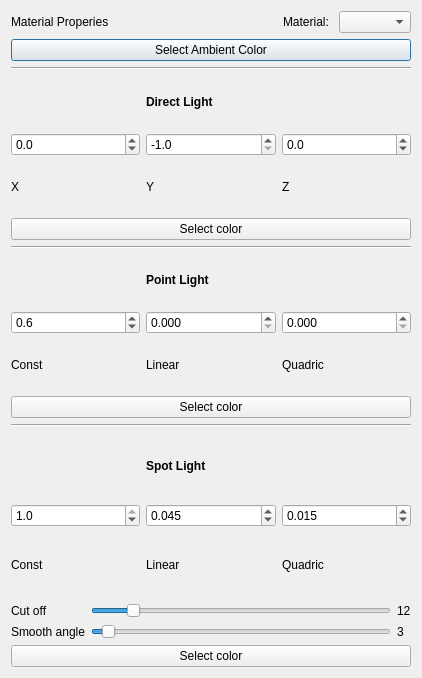
<?xml version="1.0" encoding="UTF-8"?>
<ui version="4.0">
 <class>Dialog</class>
 <widget class="QDialog" name="Dialog">
  <property name="geometry">
   <rect>
    <x>0</x>
    <y>0</y>
    <width>422</width>
    <height>678</height>
   </rect>
  </property>
  <property name="windowTitle">
   <string>Dialog</string>
  </property>
  <layout class="QVBoxLayout" name="verticalLayout_4">
   <item>
    <layout class="QVBoxLayout" name="verticalLayout">
     <property name="sizeConstraint">
      <enum>QLayout::SetMinimumSize</enum>
     </property>
     <item>
      <layout class="QHBoxLayout" name="horizontalLayout">
       <property name="sizeConstraint">
        <enum>QLayout::SetMinimumSize</enum>
       </property>
       <item>
        <widget class="QLabel" name="MaterialPropertiesLabel">
         <property name="sizePolicy">
          <sizepolicy hsizetype="Minimum" vsizetype="Minimum">
           <horstretch>0</horstretch>
           <verstretch>0</verstretch>
          </sizepolicy>
         </property>
         <property name="text">
          <string>Material Properies</string>
         </property>
        </widget>
       </item>
       <item>
        <spacer name="horizontalSpacer">
         <property name="orientation">
          <enum>Qt::Horizontal</enum>
         </property>
         <property name="sizeType">
          <enum>QSizePolicy::Expanding</enum>
         </property>
         <property name="sizeHint" stdset="0">
          <size>
           <width>40</width>
           <height>20</height>
          </size>
         </property>
        </spacer>
       </item>
       <item>
        <widget class="QLabel" name="label_5">
         <property name="text">
          <string>Material: </string>
         </property>
        </widget>
       </item>
       <item>
        <widget class="QComboBox" name="MaterialComboBox"/>
       </item>
      </layout>
     </item>
     <item>
      <widget class="QPushButton" name="AmbientColorButton">
       <property name="text">
        <string>Select Ambient Color</string>
       </property>
      </widget>
     </item>
    </layout>
   </item>
   <item>
    <widget class="Line" name="line_3">
     <property name="orientation">
      <enum>Qt::Horizontal</enum>
     </property>
    </widget>
   </item>
   <item>
    <layout class="QVBoxLayout" name="verticalLayout_2">
     <item>
      <layout class="QGridLayout" name="gridLayout_2">
       <item row="2" column="2">
        <widget class="QLabel" name="label_3">
         <property name="text">
          <string>Z</string>
         </property>
        </widget>
       </item>
       <item row="1" column="0">
        <widget class="QDoubleSpinBox" name="DirLightXSpinBox">
         <property name="decimals">
          <number>1</number>
         </property>
         <property name="minimum">
          <double>-1.000000000000000</double>
         </property>
         <property name="maximum">
          <double>1.000000000000000</double>
         </property>
         <property name="singleStep">
          <double>0.100000000000000</double>
         </property>
        </widget>
       </item>
       <item row="1" column="1">
        <widget class="QDoubleSpinBox" name="DirLightYSpinBox">
         <property name="decimals">
          <number>1</number>
         </property>
         <property name="minimum">
          <double>-1.000000000000000</double>
         </property>
         <property name="maximum">
          <double>1.000000000000000</double>
         </property>
         <property name="singleStep">
          <double>0.100000000000000</double>
         </property>
         <property name="value">
          <double>-1.000000000000000</double>
         </property>
        </widget>
       </item>
       <item row="2" column="0">
        <widget class="QLabel" name="label">
         <property name="text">
          <string>X</string>
         </property>
        </widget>
       </item>
       <item row="1" column="2">
        <widget class="QDoubleSpinBox" name="DirLightZSpinBox">
         <property name="decimals">
          <number>1</number>
         </property>
         <property name="minimum">
          <double>-1.000000000000000</double>
         </property>
         <property name="maximum">
          <double>1.000000000000000</double>
         </property>
         <property name="singleStep">
          <double>0.100000000000000</double>
         </property>
        </widget>
       </item>
       <item row="2" column="1">
        <widget class="QLabel" name="label_2">
         <property name="text">
          <string>Y</string>
         </property>
        </widget>
       </item>
       <item row="0" column="1">
        <widget class="QLabel" name="DirLightLabel">
         <property name="styleSheet">
          <string notr="true">QLabel{
	color : rgb(0, 0, 0);
	font-weight : bold;
}</string>
         </property>
         <property name="text">
          <string>Direct Light</string>
         </property>
        </widget>
       </item>
      </layout>
     </item>
     <item>
      <widget class="QPushButton" name="DirLightColorButton">
       <property name="text">
        <string>Select color</string>
       </property>
      </widget>
     </item>
    </layout>
   </item>
   <item>
    <widget class="Line" name="line_2">
     <property name="orientation">
      <enum>Qt::Horizontal</enum>
     </property>
    </widget>
   </item>
   <item>
    <layout class="QVBoxLayout" name="verticalLayout_3">
     <item>
      <layout class="QGridLayout" name="gridLayout_3">
       <item row="2" column="2">
        <widget class="QLabel" name="label_6">
         <property name="text">
          <string>Quadric</string>
         </property>
        </widget>
       </item>
       <item row="1" column="0">
        <widget class="QDoubleSpinBox" name="PointLightConstSpinBox">
         <property name="decimals">
          <number>1</number>
         </property>
         <property name="minimum">
          <double>0.100000000000000</double>
         </property>
         <property name="maximum">
          <double>1.000000000000000</double>
         </property>
         <property name="singleStep">
          <double>0.100000000000000</double>
         </property>
         <property name="value">
          <double>0.600000000000000</double>
         </property>
        </widget>
       </item>
       <item row="1" column="2">
        <widget class="QDoubleSpinBox" name="PointLightQuadSpinBox">
         <property name="decimals">
          <number>3</number>
         </property>
         <property name="minimum">
          <double>0.000000000000000</double>
         </property>
         <property name="maximum">
          <double>1.000000000000000</double>
         </property>
         <property name="singleStep">
          <double>0.005000000000000</double>
         </property>
         <property name="value">
          <double>0.000000000000000</double>
         </property>
        </widget>
       </item>
       <item row="2" column="0">
        <widget class="QLabel" name="label_7">
         <property name="text">
          <string>Const</string>
         </property>
        </widget>
       </item>
       <item row="1" column="1">
        <widget class="QDoubleSpinBox" name="PointLightLinSpinBox">
         <property name="decimals">
          <number>3</number>
         </property>
         <property name="minimum">
          <double>0.000000000000000</double>
         </property>
         <property name="maximum">
          <double>0.100000000000000</double>
         </property>
         <property name="singleStep">
          <double>0.005000000000000</double>
         </property>
         <property name="value">
          <double>0.000000000000000</double>
         </property>
        </widget>
       </item>
       <item row="2" column="1">
        <widget class="QLabel" name="label_8">
         <property name="text">
          <string>Linear</string>
         </property>
        </widget>
       </item>
       <item row="0" column="1">
        <widget class="QLabel" name="PointLightLabel">
         <property name="styleSheet">
          <string notr="true">QLabel{
	color : rgb(0, 0, 0);
	font-weight : bold;
}</string>
         </property>
         <property name="text">
          <string>Point Light</string>
         </property>
        </widget>
       </item>
      </layout>
     </item>
     <item>
      <widget class="QPushButton" name="PointLightColorButton">
       <property name="text">
        <string>Select color</string>
       </property>
      </widget>
     </item>
    </layout>
   </item>
   <item>
    <widget class="Line" name="line">
     <property name="orientation">
      <enum>Qt::Horizontal</enum>
     </property>
    </widget>
   </item>
   <item>
    <layout class="QGridLayout" name="gridLayout_4">
     <item row="1" column="0">
      <widget class="QDoubleSpinBox" name="SpotLightConstSpinBox">
       <property name="decimals">
        <number>1</number>
       </property>
       <property name="minimum">
        <double>0.100000000000000</double>
       </property>
       <property name="maximum">
        <double>1.000000000000000</double>
       </property>
       <property name="singleStep">
        <double>0.100000000000000</double>
       </property>
       <property name="value">
        <double>1.000000000000000</double>
       </property>
      </widget>
     </item>
     <item row="1" column="2">
      <widget class="QDoubleSpinBox" name="SpotLightQuadSpinBox">
       <property name="decimals">
        <number>3</number>
       </property>
       <property name="minimum">
        <double>0.000000000000000</double>
       </property>
       <property name="maximum">
        <double>1.000000000000000</double>
       </property>
       <property name="singleStep">
        <double>0.005000000000000</double>
       </property>
       <property name="value">
        <double>0.015000000000000</double>
       </property>
      </widget>
     </item>
     <item row="1" column="1">
      <widget class="QDoubleSpinBox" name="SpotLightLinSpinBox">
       <property name="decimals">
        <number>3</number>
       </property>
       <property name="minimum">
        <double>0.000000000000000</double>
       </property>
       <property name="maximum">
        <double>0.100000000000000</double>
       </property>
       <property name="singleStep">
        <double>0.005000000000000</double>
       </property>
       <property name="value">
        <double>0.045000000000000</double>
       </property>
      </widget>
     </item>
     <item row="2" column="1">
      <widget class="QLabel" name="label_10">
       <property name="text">
        <string>Linear</string>
       </property>
      </widget>
     </item>
     <item row="2" column="0">
      <widget class="QLabel" name="label_11">
       <property name="text">
        <string>Const</string>
       </property>
      </widget>
     </item>
     <item row="2" column="2">
      <widget class="QLabel" name="label_9">
       <property name="text">
        <string>Quadric</string>
       </property>
      </widget>
     </item>
     <item row="0" column="1">
      <widget class="QLabel" name="SpotLightLabel">
       <property name="styleSheet">
        <string notr="true">QLabel{
	color : rgb(0, 0, 0);
	font-weight : bold;
}</string>
       </property>
       <property name="text">
        <string>Spot Light</string>
       </property>
      </widget>
     </item>
    </layout>
   </item>
   <item>
    <layout class="QGridLayout" name="gridLayout_5">
     <item row="0" column="2">
      <widget class="QLabel" name="CutOffVal">
       <property name="text">
        <string>12</string>
       </property>
      </widget>
     </item>
     <item row="0" column="0">
      <widget class="QLabel" name="label_4">
       <property name="text">
        <string>Cut off</string>
       </property>
      </widget>
     </item>
     <item row="0" column="1">
      <widget class="QSlider" name="CutOffSlider">
       <property name="minimum">
        <number>1</number>
       </property>
       <property name="maximum">
        <number>90</number>
       </property>
       <property name="value">
        <number>12</number>
       </property>
       <property name="orientation">
        <enum>Qt::Horizontal</enum>
       </property>
      </widget>
     </item>
     <item row="1" column="1">
      <widget class="QSlider" name="OuterCutOffSlider">
       <property name="minimum">
        <number>0</number>
       </property>
       <property name="maximum">
        <number>90</number>
       </property>
       <property name="value">
        <number>3</number>
       </property>
       <property name="orientation">
        <enum>Qt::Horizontal</enum>
       </property>
      </widget>
     </item>
     <item row="1" column="0">
      <widget class="QLabel" name="label_12">
       <property name="text">
        <string>Smooth angle</string>
       </property>
      </widget>
     </item>
     <item row="1" column="2">
      <widget class="QLabel" name="OuterCutOffVal">
       <property name="text">
        <string>3</string>
       </property>
      </widget>
     </item>
    </layout>
   </item>
   <item>
    <widget class="QPushButton" name="SpotLightColorButton">
     <property name="text">
      <string>Select color</string>
     </property>
    </widget>
   </item>
  </layout>
 </widget>
 <resources/>
 <connections>
  <connection>
   <sender>CutOffSlider</sender>
   <signal>valueChanged(int)</signal>
   <receiver>CutOffVal</receiver>
   <slot>setNum(int)</slot>
   <hints>
    <hint type="sourcelabel">
     <x>205</x>
     <y>590</y>
    </hint>
    <hint type="destinationlabel">
     <x>408</x>
     <y>607</y>
    </hint>
   </hints>
  </connection>
  <connection>
   <sender>OuterCutOffSlider</sender>
   <signal>valueChanged(int)</signal>
   <receiver>OuterCutOffVal</receiver>
   <slot>setNum(int)</slot>
   <hints>
    <hint type="sourcelabel">
     <x>202</x>
     <y>617</y>
    </hint>
    <hint type="destinationlabel">
     <x>408</x>
     <y>632</y>
    </hint>
   </hints>
  </connection>
 </connections>
</ui>
